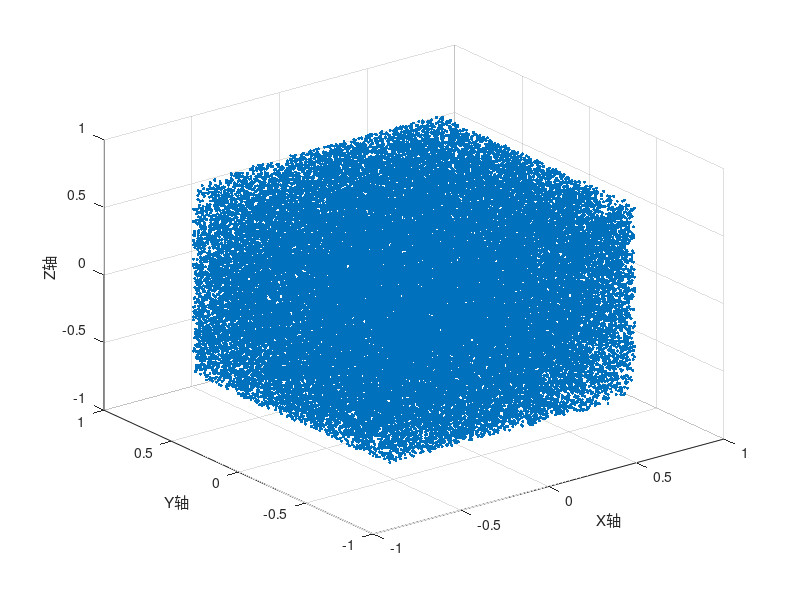

MATLAB code to generate this figure: (Note: this script raises an error after producing the figure.)
% 设置随机点数量
num_points = 100000; 

% 生成随机点在立体包围盒内
x = 2 * (rand(1, num_points) - 0.5); % x在[-1, 1]范围内
y = 2 * (rand(1, num_points) - 0.5); % y在[-1, 1]范围内
z = 2 * (rand(1, num_points) - 0.5); % z在[-1, 1]范围内

% 统计在立体内的随机点数量
inside_points = (x.^2 + y.^2 <= 1 & x.^2 + z.^2 <= 1 & y.^2 + z.^2 <= 1);

% 获取立体内的随机点坐标
x_inside = x(inside_points);
y_inside = y(inside_points);
z_inside = z(inside_points);

% 计算立体的体积估计值
total_volume = 8; 
volume_estimate = total_volume * (sum(inside_points) / num_points);

% 输出体积估计值
fprintf('估计的立体体积为：%f\n', volume_estimate);

% 绘制模拟点图
figure;
scatter3(x_inside, y_inside, z_inside, 5, 'filled', 'r');
xlabel('X轴');
ylabel('Y轴');
zlabel('Z轴');
hold on;

% 绘制曲面图
[X, Y, Z] = meshgrid(linspace(-1, 1, 100), linspace(-1, 1, 100), linspace(-1, 1, 100));
V = (X.^2 + Y.^2 <= 1) & (X.^2 + Z.^2 <= 1) & (Y.^2 + Z.^2 <= 1);
isosurface(X, Y, Z, V, 0.5, 'b');
title('模拟图');
grid on;
axis equal;

% 显示图形
axis([-1, 1, -1, 1, -1, 1]);
